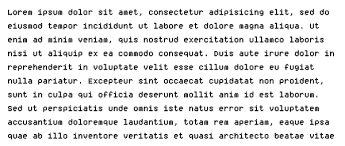
#> input picture ULARNAGA/Pytorch/image.png, 345 x 146 px, given as the content of the folder feature, which was not available
$ jupyter execute --allow-errors KTPSkimming.ipynb   (older library calls are emulated)   (text cells are left out)
#> lines starting #> are read from the running program, lines starting #| are printed output that depends on the picture; after the words box and inside, x2 and y2 are one past the last pixel; in counts of white or black regions, pixels touching at a corner belong together; pictures that were not available may be replaced by others from this repository, and a replacement may not be noted
[cell 1]
import os
import glob
import cv2
import numpy as np
import matplotlib.pyplot as plt

[cell 2]
def pathProcessing (path):
    image_extensions = ['*.jpg', '*.jpeg', '*.png', '*.gif']  # Add more extensions if needed
    image_paths = []

    for ext in image_extensions:
        image_paths.extend(glob.glob(os.path.join(path, ext)))

    return image_paths

[cell 3]
def readImage (paths):
    images=[]

    for path in paths:
        image= cv2.imread(path,cv2.IMREAD_GRAYSCALE)
        if image is not None:
            images.append(image)
        else:
            print(f"Failed to read image at path: {path}")

    return images

[cell 4]
# [13 lines left out: function show_images, not called in this run]

[cell 5]
def gaussianBlur(images):
    blurredImages=[]
    for image in images:
        kernel_size = (5, 5)
        sigma_x = 0
        blurredImage = cv2.GaussianBlur(image, kernel_size, sigma_x)
        blurredImages.append(blurredImage)

    return blurredImages

[cell 6]
# [7 lines left out: function histogramEqualizing, not called in this run]

[cell 7]
def bitwiseNot(images):
    flippedImage=[]
    for image in images :
        bitwise_not_image = cv2.bitwise_not(image)
        flippedImage.append(bitwise_not_image)
    return flippedImage

[cell 8]
def contourDetect(images):
    cleanImages = []
    for image in images:
        contours,  hierarchy= cv2.findContours(image, cv2.RETR_CCOMP, cv2.CHAIN_APPROX_SIMPLE)

        # Gambar kontur pada gambar asli
        for cnt in contours:
            x, y, w, h = cv2.boundingRect(cnt)
            ras = format(w / h, '.2f')
            if h >= 40 and w >= 10 and float(ras) <= 1:
                cv2.rectangle(image, (x, y), (x + w, y + h), (255), thickness=10)
            elif h >= 10 and w >= 5 and float(ras) <= 1:
                cv2.rectangle(image, (x, y), (x + w, y + h), (255), thickness=10)
        cleanImages.append(image)
    return cleanImages

[cell 9]
def erode(images):

    erodedImages=[]
    for image in images:
        kernel = (5, 5)
        erodedImage  = cv2.erode(image, kernel, iterations=1)
        erodedImages.append(erodedImage)

    return erodedImages

[cell 10]
def laplacianEdgeDetect(images):
    edgeDetected=[]
    for image in images :
        laplacian = cv2.Laplacian(image, cv2.CV_64F)
        edgeDetected.append(laplacian)

    return edgeDetected

[cell 11]
# [9 lines left out: function sobelEdgeDetect, not called in this run]

[cell 12]
# [7 lines left out: function adaptiveThresholding, not called in this run]

[cell 13]
def otsuThresholding(images):
    thresholded=[]
    for image in images:
        normalizedImage = cv2.normalize(image, None, 0, 255, cv2.NORM_MINMAX, cv2.CV_8U)
        ret, otsu_threshold = cv2.threshold(normalizedImage, 0, 255, cv2.THRESH_BINARY + cv2.THRESH_OTSU)
        thresholded.append(otsu_threshold)
    return thresholded

[cell 14]
# [27 lines left out: function matchFeature, not called in this run]

[cell 15]
import pytesseract
from PIL import Image

[cell 16]
def imageToText(images):
    texts=[]
    for image in images:
        pytesseract.pytesseract.tesseract_cmd="C:\\Program Files\\Tesseract-OCR\\tesseract.exe"
        text = pytesseract.image_to_string(image)
        print(text)
        texts.append(text)

    return texts

[cell 17]
def main ():

    featurePath= 'feature'

    featuresPath=pathProcessing(featurePath)
    features=readImage(featuresPath)
#> features = 1 item

    #preprocessing
    features= gaussianBlur(features)
#> the loop in gaussianBlur, `for image in images:` made 1 pass
#> (kernel_size, sigma_x) on pass 1: ((5, 5), 0)
#> pass 1, in gaussianBlur, `blurredImage = cv2.GaussianBlur(image, kernel_size, sigma_x)`:
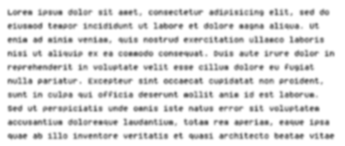
#> blurredImage: shape (146, 345); min 97, max 255, mean 229.2
    features= otsuThresholding(features)
#> the loop in otsuThresholding, `for image in images:` made 1 pass
#> ret on pass 1: 184
#> pass 1, in otsuThresholding, `normalizedImage = cv2.normalize(image, None, 0, 255, cv2.NORM_MINMAX, ..`:
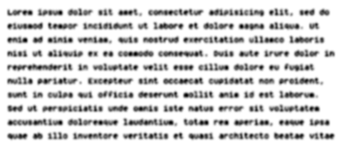
#> normalizedImage: shape (146, 345); min 0, max 255, mean 213.4
#> pass 1, in otsuThresholding, `ret, otsu_threshold = cv2.threshold(normalizedImage, 0, 255, cv2.THRES..`:
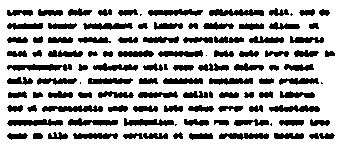
#> otsu_threshold: shape (146, 345); 73.4% white; 107 black regions (7 under 20 px), largest, box (x1, y1, x2, y2) and area: (7, 64, 72, 71) 318, (42, 105, 103, 112) 303, (209, 9, 264, 16) 292

    folderPath= 'KTP'

    paths=pathProcessing(folderPath)
    images= readImage(paths)
#> images = 1 item

    images= erode(images)
#> the loop in erode, `for image in images:` made 1 pass
#> kernel on pass 1: (5, 5)
#> pass 1, in erode, `erodedImage  = cv2.erode(image, kernel, iterations=1)`:
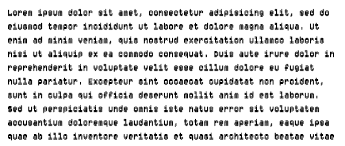
#> erodedImage: shape (146, 345); min 0, max 255, mean 218.5

    #lokalisasi
    images= contourDetect(images)
#> the loop in contourDetect, `for image in images:` made 1 pass

    #segmentasi
    edges=laplacianEdgeDetect(images)
#> the loop in laplacianEdgeDetect, `for image in images :` made 1 pass
#> pass 1, in laplacianEdgeDetect, `laplacian = cv2.Laplacian(image, cv2.CV_64F)`:
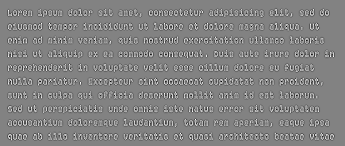
#> laplacian: shape (146, 345) float64; min -786, max 755, mean 0; drawn with min black and max white
#> edges = 1 item
    thresholded= otsuThresholding(edges)
#> the loop in otsuThresholding (call 2), `for image in images:` made 1 pass
#> ret on pass 1: 150
#> pass 1, in otsuThresholding (call 2), `ret, otsu_threshold = cv2.threshold(normalizedImage, 0, 255, cv2.THRES..`:
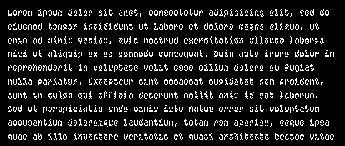
#> otsu_threshold: shape (146, 345); 11.9% white in thin lines or dots, all inside (x1, y1, x2, y2) = (8, 9, 334, 140)
#> thresholded = 1 item

    flipped= bitwiseNot(thresholded)
#> the loop in bitwiseNot, `for image in images :` made 1 pass
#> flipped = 1 item

    texts=imageToText(flipped)
#> the loop in imageToText, `for image in images:` made 1 pass
#> after the loop in imageToText, `for image in images:`: texts = []

    matched=matchFeature(flipped,features)

    show_images(matched)
    return features
